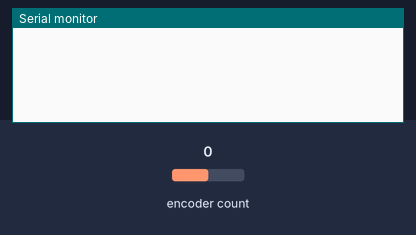
A sketch run on a simulated Arduino Uno, built with avr-gcc and run on an emulated ATmega328P. Parts: the last lines printed to the serial monitor. The inputs (shaded band) are chosen by the test bench; at power-on: encoder count 0.

Above: at 1.2 s.
1.3 s: encoder count set to 1
At 2.1 s:
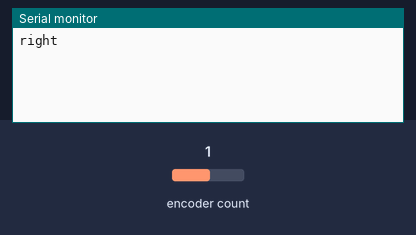
2.8 s: encoder count set to 0
At 3.3 s:
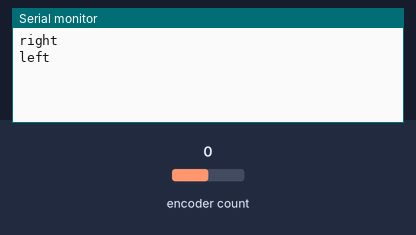

Measured:
- after the input at 1.3 s, the serial monitor: prints a new line at once (image 1)
- after the input at 2.8 s, the serial monitor: prints a new line at once (image 2)

The sketch:

rotary_direction.ino
```cpp
#include "ESPRotary.h";

ESPRotary r = ESPRotary(5, 4); //D1 - CLK
                               //D2 -DT
void Rotaryrotate(ESPRotary& r) {
}
void RotaryshowDirection(ESPRotary& r) {
  Serial.println((r.directionToString(r.getDirection())));
}
void setup()
{
    r.setChangedHandler(Rotaryrotate);
  r.setLeftRotationHandler(RotaryshowDirection);
  r.setRightRotationHandler(RotaryshowDirection);

Serial.begin(9600);
}


void loop()
{

    r.loop();

}
```
